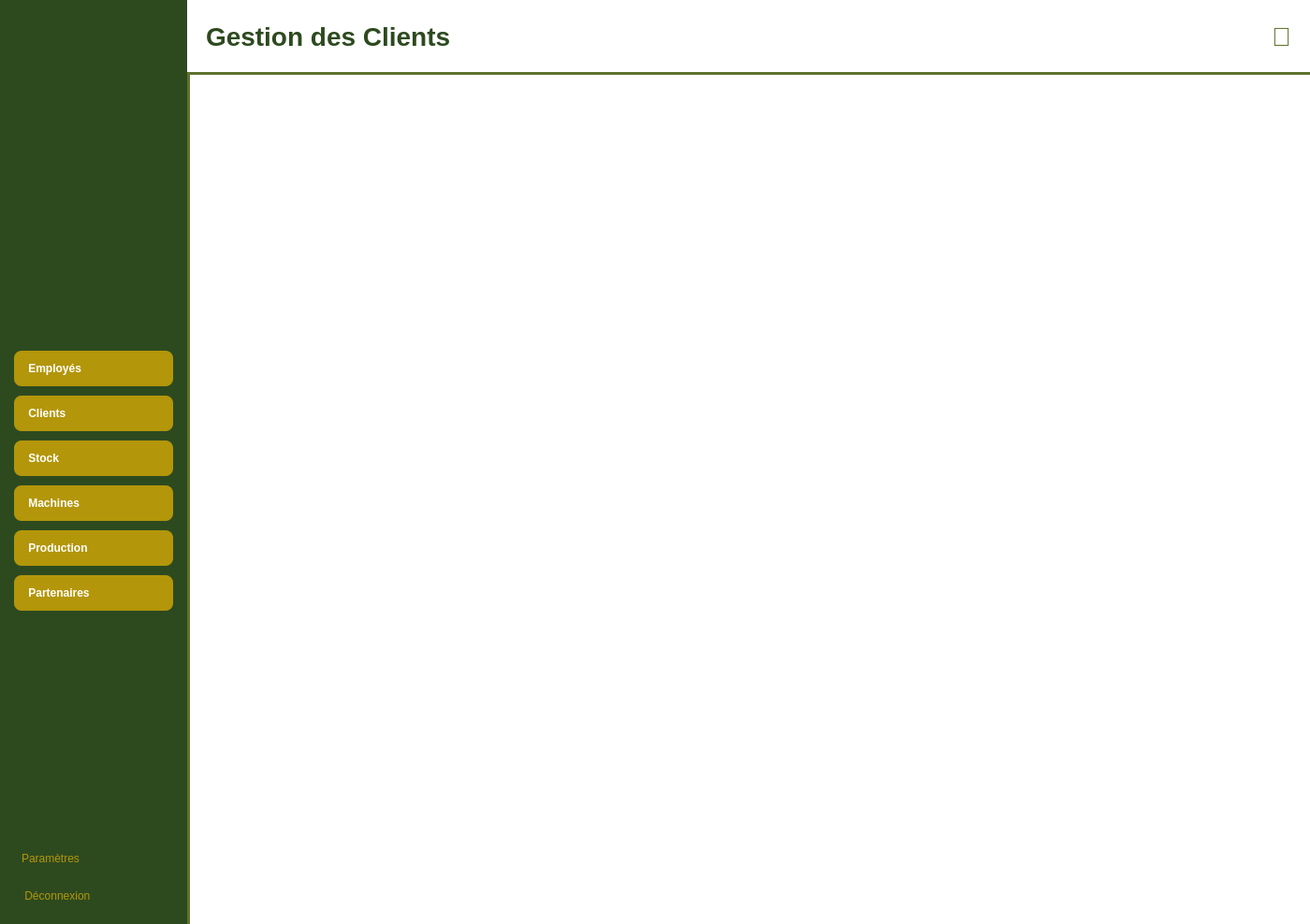
<?xml version="1.0" encoding="UTF-8"?>
<ui version="4.0">
 <class>MainWindow</class>
 <widget class="QMainWindow" name="MainWindow">
  <property name="geometry">
   <rect>
    <x>0</x>
    <y>0</y>
    <width>1400</width>
    <height>988</height>
   </rect>
  </property>
  <property name="windowTitle">
   <string>ZitTech - Gestion</string>
  </property>
  <property name="windowIcon">
   <iconset>
    <normaloff>:/images/logo.png</normaloff>:/images/logo.png</iconset>
  </property>
  <property name="styleSheet">
   <string notr="true">
/* Main Widget */
QMainWindow#MainWindow {
    background: #f5f5f5;
}

/* LEFT SIDEBAR */
QFrame#sidebar {
    background-color: #2d4a1f;
    border: none;
}

/* Navigation Buttons */
QPushButton.navButton {
    background: #b39609;
    color: white;
    border: none;
    padding: 12px 20px;
    border-radius: 8px;
    font-size: 13px;
    font-weight: bold;
    text-align: left;
}

QPushButton.navButton:hover {
    background: #c9a80a;
}

QPushButton.settingsButton {
    background: transparent;
    color: #b39609;
    border: none;
    padding: 8px;
    font-size: 12px;
    text-align: left;
}

QPushButton.settingsButton:hover {
    color: #c9a80a;
}

/* RIGHT PANEL */
QFrame#contentArea {
    background-color: #ffffff;
    border-left: 3px solid #5d732c;
}

/* Header */
QFrame#headerFrame {
    background: #ffffff;
    border: none;
    border-bottom: 3px solid #5d732c;
}

QLabel#headerTitle {
    color: #2d4a1f;
    font-size: 28px;
    font-weight: bold;
}
   </string>
  </property>
  <widget class="QWidget" name="centralwidget">
   <layout class="QHBoxLayout" name="mainLayout">
    <property name="spacing">
     <number>0</number>
    </property>
    <property name="leftMargin">
     <number>0</number>
    </property>
    <property name="topMargin">
     <number>0</number>
    </property>
    <property name="rightMargin">
     <number>0</number>
    </property>
    <property name="bottomMargin">
     <number>0</number>
    </property>
    <item>
     <widget class="QFrame" name="sidebar">
      <property name="minimumSize">
       <size>
        <width>200</width>
        <height>0</height>
       </size>
      </property>
      <property name="maximumSize">
       <size>
        <width>200</width>
        <height>16777215</height>
       </size>
      </property>
      <layout class="QVBoxLayout" name="sidebarLayout">
       <property name="spacing">
        <number>10</number>
       </property>
       <property name="leftMargin">
        <number>15</number>
       </property>
       <property name="topMargin">
        <number>15</number>
       </property>
       <property name="rightMargin">
        <number>15</number>
       </property>
       <property name="bottomMargin">
        <number>15</number>
       </property>
       <item>
        <widget class="QLabel" name="logoLabel">
         <property name="minimumSize">
          <size>
           <width>170</width>
           <height>110</height>
          </size>
         </property>
         <property name="maximumSize">
          <size>
           <width>180</width>
           <height>100</height>
          </size>
         </property>
         <property name="text">
          <string/>
         </property>
         <property name="pixmap">
          <pixmap>:/images/logo.png</pixmap>
         </property>
         <property name="scaledContents">
          <bool>true</bool>
         </property>
         <property name="alignment">
          <set>Qt::AlignmentFlag::AlignCenter</set>
         </property>
        </widget>
       </item>
       <item>
        <spacer>
         <property name="orientation">
          <enum>Qt::Orientation::Vertical</enum>
         </property>
         <property name="sizeHint" stdset="0">
          <size>
           <width>20</width>
           <height>20</height>
          </size>
         </property>
        </spacer>
       </item>
       <item>
        <widget class="QPushButton" name="btnEmploye">
         <property name="styleSheet">
          <string>background: #b39609; color: white; border: none; padding: 12px; border-radius: 8px; font-weight: bold; text-align: left;</string>
         </property>
         <property name="text">
          <string> Employés</string>
         </property>
        </widget>
       </item>
       <item>
        <widget class="QPushButton" name="btnClient">
         <property name="styleSheet">
          <string>background: #b39609; color: white; border: none; padding: 12px; border-radius: 8px; font-weight: bold; text-align: left;</string>
         </property>
         <property name="text">
          <string> Clients</string>
         </property>
        </widget>
       </item>
       <item>
        <widget class="QPushButton" name="btnStock">
         <property name="styleSheet">
          <string>background: #b39609; color: white; border: none; padding: 12px; border-radius: 8px; font-weight: bold; text-align: left;</string>
         </property>
         <property name="text">
          <string> Stock</string>
         </property>
        </widget>
       </item>
       <item>
        <widget class="QPushButton" name="btnMachine">
         <property name="styleSheet">
          <string>background: #b39609; color: white; border: none; padding: 12px; border-radius: 8px; font-weight: bold; text-align: left;</string>
         </property>
         <property name="text">
          <string> Machines</string>
         </property>
        </widget>
       </item>
       <item>
        <widget class="QPushButton" name="btnProduction">
         <property name="styleSheet">
          <string>background: #b39609; color: white; border: none; padding: 12px; border-radius: 8px; font-weight: bold; text-align: left;</string>
         </property>
         <property name="text">
          <string> Production</string>
         </property>
        </widget>
       </item>
       <item>
        <widget class="QPushButton" name="btnCommande">
         <property name="styleSheet">
          <string>background: #b39609; color: white; border: none; padding: 12px; border-radius: 8px; font-weight: bold; text-align: left;</string>
         </property>
         <property name="text">
          <string> Partenaires</string>
         </property>
        </widget>
       </item>
       <item>
        <spacer>
         <property name="orientation">
          <enum>Qt::Orientation::Vertical</enum>
         </property>
         <property name="sizeHint" stdset="0">
          <size>
           <width>20</width>
           <height>40</height>
          </size>
         </property>
        </spacer>
       </item>
       <item>
        <widget class="QPushButton" name="btnSetting">
         <property name="styleSheet">
          <string>background: transparent; color: #b39609; border: none; padding: 8px; text-align: left;</string>
         </property>
         <property name="text">
          <string>Paramètres</string>
         </property>
        </widget>
       </item>
       <item>
        <widget class="QPushButton" name="btnLogout">
         <property name="styleSheet">
          <string>background: transparent; color: #b39609; border: none; padding: 8px; text-align: left;</string>
         </property>
         <property name="text">
          <string> Déconnexion</string>
         </property>
        </widget>
       </item>
      </layout>
     </widget>
    </item>
    <item>
     <widget class="QFrame" name="contentArea">
      <layout class="QVBoxLayout" name="contentLayout">
       <property name="spacing">
        <number>0</number>
       </property>
       <property name="leftMargin">
        <number>0</number>
       </property>
       <property name="topMargin">
        <number>0</number>
       </property>
       <property name="rightMargin">
        <number>0</number>
       </property>
       <property name="bottomMargin">
        <number>0</number>
       </property>
       <item>
        <widget class="QFrame" name="headerFrame">
         <property name="minimumSize">
          <size>
           <width>0</width>
           <height>80</height>
          </size>
         </property>
         <layout class="QHBoxLayout" name="headerLayout">
          <property name="spacing">
           <number>20</number>
          </property>
          <property name="leftMargin">
           <number>20</number>
          </property>
          <property name="topMargin">
           <number>20</number>
          </property>
          <property name="rightMargin">
           <number>20</number>
          </property>
          <property name="bottomMargin">
           <number>20</number>
          </property>
          <item>
           <widget class="QLabel" name="headerTitle">
            <property name="text">
             <string>Gestion des Clients</string>
            </property>
           </widget>
          </item>
          <item>
           <spacer>
            <property name="orientation">
             <enum>Qt::Orientation::Horizontal</enum>
            </property>
            <property name="sizeHint" stdset="0">
             <size>
              <width>40</width>
              <height>20</height>
             </size>
            </property>
           </spacer>
          </item>
          <item>
           <widget class="QLabel" name="userIconHeader">
            <property name="styleSheet">
             <string>font-size: 28px; color: #5d732c;</string>
            </property>
            <property name="text">
             <string>👤</string>
            </property>
           </widget>
          </item>
         </layout>
        </widget>
       </item>
       <item>
        <widget class="QStackedWidget" name="stackedWidget">
         <property name="currentIndex">
          <number>0</number>
         </property>
        </widget>
       </item>
      </layout>
     </widget>
    </item>
   </layout>
  </widget>
 </widget>
 <resources/>
 <connections/>
</ui>
